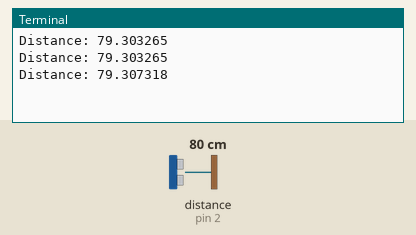
Simulated run of this program. Board: Raspberry Pi (wiringPi pin numbers). On the bench: the last lines printed to the terminal. The test bench sets the inputs (shaded band); at power-on: distance to the obstacle (sensor on pin 2) 80 cm. The echo pulse lasts 58.3 µs per cm; pin numbers are wiringPi numbers; the clock reads 2024-03-15 10:24:30 at power-on unless the program sets it.

Above: at 1.2 s.
1.3 s: distance to the obstacle (sensor on pin 2) set to 2 cm
At 1.9 s:
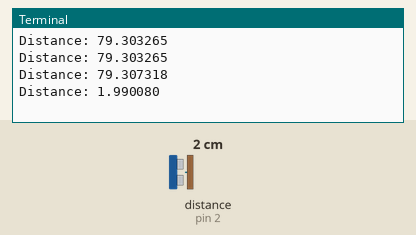
2.8 s: distance to the obstacle (sensor on pin 2) set to 4 cm
At 3.4 s:
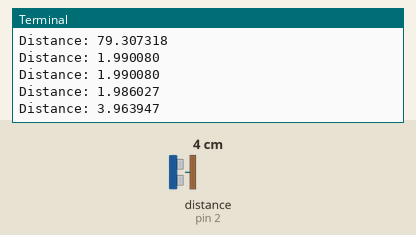
Timing chart, 0 to 5.8 s (numbered marks = the images above; inputs shaded):
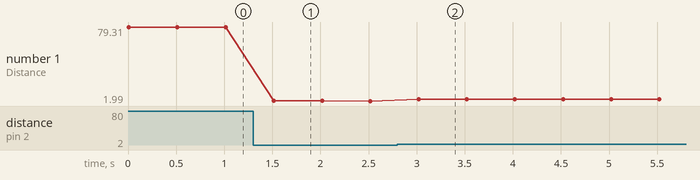

Measured:
- after the input at 1.3 s, the terminal: prints a new line after 0.22 s (image 1)
- after the input at 2.8 s, the terminal: prints a new line after 0.22 s (image 2)
- plotted number 1: 79.31 → 1.99 after the input at 1.3 s, 1.99 → 3.96 after the input at 2.8 s

The program:

lab5.3.5_distance.py
```python
import wiringpi as wp
import time

trig_pin = 1
echo_pin = 2


wp.wiringPiSetup()  # cleaning up
wp.pinMode(trig_pin, 1)     # output
wp.pinMode(echo_pin, 0)     # input


try:
    while True:
        wp.digitalWrite(trig_pin, 1)
        time.sleep(0.00001)
        wp.digitalWrite(trig_pin, 0)

        while wp.digitalRead(echo_pin) == 0:
            pass
        signal_start = time.time()
        while wp.digitalRead(echo_pin) == 1:
            pass
        signal_end = time.time()

        signal_time = signal_end - signal_start
        dinstance = signal_time * 17000
        print("Distance: %f" % dinstance)
        time.sleep(0.5)


except KeyboardInterrupt:
    pass
#cleanup
print("Done")
```
